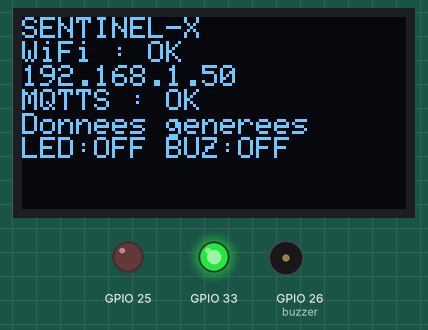
Recording of a program running on a simulated ESP32. On the bench: 128×64 one-colour display, output pins drawn as LEDs (lit = HIGH), buzzer (waves = sounding, pin HIGH). WiFi joins after 1.5 s; servers stay silent unless stated; the local clock reads 2024-03-15 10:24:30 at power-on unless the program sets it; random numbers use the default seed unless the program sets one; no MQTT or app messages arrive unless stated; what the program prints to the serial monitor is not drawn.

Above: at 1.7 s.
Timing chart, 0 to 3.2 s (numbered marks = the images above):
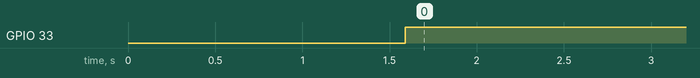

The program:

main.cpp
```cpp
#include <Arduino.h>
#include <WiFi.h>
#include <WiFiClientSecure.h>
#include <PubSubClient.h>
#include <esp_system.h>

#include "ca_cert.h"
#include "mqtt_secrets.h"
#include <time.h>

// ======================================================
// Wi-Fi
// ======================================================

const char* WIFI_SSID = "Wokwi-GUEST";
const char* WIFI_PASSWORD = "";

// ======================================================
// MQTT sécurisé
// ======================================================

const char* MQTT_SERVER = "host.wokwi.internal";
const int MQTT_PORT = 8883;
const char* MQTT_TOPIC = "sentinel/sensors";

WiFiClientSecure espClient;
PubSubClient mqttClient(espClient);

// false : lecture des capteurs du circuit Wokwi en continu.
// true : ancien generateur de 500 mesures conserve pour l'analyse.
const bool USE_GENERATED_DATA = true;
#include "device_io.h"

// ======================================================
// Configuration de la génération
// ======================================================

// Nombre total de lignes
const int MAX_SAMPLES = 500;

// Une nouvelle mesure toutes les 200 ms
const unsigned long PUBLISH_INTERVAL = 200;

// ======================================================
// Plages absolues
// ======================================================

// Température : 20 à 45 °C
const float TEMP_MIN = 20.0;
const float TEMP_MAX = 45.0;

// Humidité : 30 à 70 %
const float HUM_MIN = 30.0;
const float HUM_MAX = 70.0;

// Gaz brut : 500 à 4000
const int GAS_MIN = 500;
const int GAS_MAX = 4000;

// ======================================================
// Variations maximales entre deux mesures
// ======================================================

// Température : maximum +/- 1.2 °C
const float TEMP_DELTA_MAX = 1.2;

// Humidité : maximum +/- 2 %
const float HUM_DELTA_MAX = 2.0;

// Gaz : maximum +/- 250
const int GAS_DELTA_MAX = 250;

// ======================================================
// Structure d'une mesure
// ======================================================

struct Measurement {
  float temperature;
  float humidity;
  int gasRaw;
  bool presence;
};

// ======================================================
// Variables du générateur
// ======================================================

Measurement currentMeasurement;
Measurement previousMeasurement;

bool firstMeasurement = true;

// Cibles temporaires
float targetTemperature;
float targetHumidity;
int targetGas;

// Nombre de mesures pendant lesquelles
// une direction est conservée
int temperatureTargetRemaining = 0;
int humidityTargetRemaining = 0;
int gasTargetRemaining = 0;

// Gestion des événements de présence
int presenceRemaining = 0;

// Nombre de lignes générées
int sampleCount = 0;

// Fin de génération
bool generationFinished = false;

// ======================================================
// Génération d'un float aléatoire
// ======================================================

float randomFloat(float minimum, float maximum) {

  float value =
      (float)random(0, 10001) / 10000.0;

  return minimum +
         value * (maximum - minimum);
}

// ======================================================
// Limiter un float à une plage
// ======================================================

float clampFloat(
    float value,
    float minimum,
    float maximum
) {

  if (value < minimum) {
    return minimum;
  }

  if (value > maximum) {
    return maximum;
  }

  return value;
}

// ======================================================
// Limiter un entier à une plage
// ======================================================

int clampInt(
    int value,
    int minimum,
    int maximum
) {

  if (value < minimum) {
    return minimum;
  }

  if (value > maximum) {
    return maximum;
  }

  return value;
}

// ======================================================
// Déplacer progressivement un float vers une cible
// ======================================================

float moveFloatToward(
    float current,
    float target,
    float maxStep
) {

  float difference =
      target - current;

  // Cible pratiquement atteinte
  if (abs(difference) < 0.05) {
    return target;
  }

  // Petite variation aléatoire
  float step =
      randomFloat(
          0.05,
          maxStep
      );

  // Éviter de dépasser la cible
  if (abs(difference) < step) {
    step = abs(difference);
  }

  if (difference > 0) {
    return current + step;
  }

  return current - step;
}

// ======================================================
// Déplacer progressivement un entier vers une cible
// ======================================================

int moveIntToward(
    int current,
    int target,
    int maxStep
) {

  int difference =
      target - current;

  if (difference == 0) {
    return current;
  }

  // Variation entre 10 et 250 maximum
  int step =
      random(
          10,
          maxStep + 1
      );

  if (abs(difference) < step) {
    step = abs(difference);
  }

  if (difference > 0) {
    return current + step;
  }

  return current - step;
}

// ======================================================
// Choisir une nouvelle cible température
// ======================================================

void chooseTemperatureTarget() {

  targetTemperature =
      randomFloat(
          TEMP_MIN,
          TEMP_MAX
      );

  // Une tendance reste active
  // pendant 4 à 8 mesures maximum
  temperatureTargetRemaining =
      random(4, 9);
}

// ======================================================
// Choisir une nouvelle cible humidité
// ======================================================

void chooseHumidityTarget() {

  targetHumidity =
      randomFloat(
          HUM_MIN,
          HUM_MAX
      );

  humidityTargetRemaining =
      random(4, 9);
}

// ======================================================
// Choisir une nouvelle cible gaz
// ======================================================

void chooseGasTarget() {

  targetGas =
      random(
          GAS_MIN,
          GAS_MAX + 1
      );

  gasTargetRemaining =
      random(4, 9);
}

// ======================================================
// Initialisation du générateur
// ======================================================

void initializeGenerator() {

  // Première température aléatoire
  currentMeasurement.temperature =
      randomFloat(
          TEMP_MIN,
          TEMP_MAX
      );

  // Première humidité aléatoire
  currentMeasurement.humidity =
      randomFloat(
          HUM_MIN,
          HUM_MAX
      );

  // Première valeur gaz aléatoire
  currentMeasurement.gasRaw =
      random(
          GAS_MIN,
          GAS_MAX + 1
      );

  // On commence sans présence
  currentMeasurement.presence =
      false;

  // Premières cibles
  chooseTemperatureTarget();
  chooseHumidityTarget();
  chooseGasTarget();

  previousMeasurement =
      currentMeasurement;
}

// ======================================================
// Mise à jour température
// ======================================================

void updateTemperature() {

  // Vérifier si la cible est atteinte
  bool targetReached =
      abs(
          currentMeasurement.temperature -
          targetTemperature
      ) < 0.05;

  // Nouvelle cible immédiatement
  // si l'ancienne est atteinte
  if (
      temperatureTargetRemaining <= 0 ||
      targetReached
  ) {

    chooseTemperatureTarget();
  }

  currentMeasurement.temperature =
      moveFloatToward(
          currentMeasurement.temperature,
          targetTemperature,
          TEMP_DELTA_MAX
      );

  currentMeasurement.temperature =
      clampFloat(
          currentMeasurement.temperature,
          TEMP_MIN,
          TEMP_MAX
      );

  temperatureTargetRemaining--;
}

// ======================================================
// Mise à jour humidité
// ======================================================

void updateHumidity() {

  bool targetReached =
      abs(
          currentMeasurement.humidity -
          targetHumidity
      ) < 0.05;

  if (
      humidityTargetRemaining <= 0 ||
      targetReached
  ) {

    chooseHumidityTarget();
  }

  currentMeasurement.humidity =
      moveFloatToward(
          currentMeasurement.humidity,
          targetHumidity,
          HUM_DELTA_MAX
      );

  currentMeasurement.humidity =
      clampFloat(
          currentMeasurement.humidity,
          HUM_MIN,
          HUM_MAX
      );

  humidityTargetRemaining--;
}

// ======================================================
// Mise à jour gaz
// ======================================================

void updateGas() {

  bool targetReached =
      currentMeasurement.gasRaw ==
      targetGas;

  if (
      gasTargetRemaining <= 0 ||
      targetReached
  ) {

    chooseGasTarget();
  }

  currentMeasurement.gasRaw =
      moveIntToward(
          currentMeasurement.gasRaw,
          targetGas,
          GAS_DELTA_MAX
      );

  currentMeasurement.gasRaw =
      clampInt(
          currentMeasurement.gasRaw,
          GAS_MIN,
          GAS_MAX
      );

  gasTargetRemaining--;
}

// ======================================================
// Mise à jour présence
// ======================================================

void updatePresence() {

  // Une présence est déjà active
  if (presenceRemaining > 0) {

    currentMeasurement.presence =
        true;

    presenceRemaining--;

    return;
  }

  // Sinon aucune présence
  currentMeasurement.presence =
      false;

  // 10 % de chance qu'un nouvel événement
  // de présence commence
  int chance =
      random(0, 100);

  if (chance < 10) {

    // Présence pendant 3 à 8 mesures
    presenceRemaining =
        random(3, 9);

    currentMeasurement.presence =
        true;

    // La mesure actuelle compte déjà
    presenceRemaining--;
  }
}

// ======================================================
// Générer la prochaine mesure
// ======================================================

void generateNextMeasurement() {

  updateTemperature();
  updateHumidity();
  updateGas();
  updatePresence();
}

// ======================================================
// Reconnexion MQTT
// ======================================================

void reconnectMQTT() {

  while (!mqttClient.connected()) {

    Serial.println(
        "Tentative de connexion MQTTS..."
    );

    if (mqttClient.connect(
            "sentinel-esp32",
            MQTT_USER,
            MQTT_PASSWORD
        )) {
      Serial.println("MQTTS connecté !");
      mqttClient.subscribe(COMMAND_TOPIC, 1);
      publishDeviceState();

    } else {

      Serial.print(
          "Échec MQTTS, code : "
      );

      Serial.println(
          mqttClient.state()
      );

      Serial.println(
          "Nouvelle tentative dans 2 secondes..."
      );

      delay(2000);
    }
  }
}

// ======================================================
// Création et publication du JSON
// ======================================================

void publishMeasurement() {

  float deltaTemperature = 0.0;
  float deltaHumidity = 0.0;
  int deltaGas = 0;
  int presenceChange = 0;

  // ------------------------------------------------------
  // Calcul des variations
  // ------------------------------------------------------

  if (!firstMeasurement) {

    deltaTemperature =
        currentMeasurement.temperature -
        previousMeasurement.temperature;

    deltaHumidity =
        currentMeasurement.humidity -
        previousMeasurement.humidity;

    deltaGas =
        currentMeasurement.gasRaw -
        previousMeasurement.gasRaw;

    if (
        currentMeasurement.presence !=
        previousMeasurement.presence
    ) {

      presenceChange = 1;
    }
  }

  // IMPORTANT :
  // on prépare le prochain numéro,
  // mais on ne valide pas encore sampleCount.
  int nextSample =
      sampleCount + 1;

  // ------------------------------------------------------
  // Construction du JSON
  // ------------------------------------------------------

  String json = "{";

  json += "\"sample\":";
  json += String(nextSample);

  json += ",\"temperature\":";
  json += String(
      currentMeasurement.temperature,
      2
  );

  json += ",\"humidity\":";
  json += String(
      currentMeasurement.humidity,
      2
  );

  json += ",\"gas_raw\":";
  json += String(
      currentMeasurement.gasRaw
  );

  json += ",\"presence\":";

  if (currentMeasurement.presence) {

    json += "true";

  } else {

    json += "false";
  }

  json += ",\"delta_temp\":";
  json += String(
      deltaTemperature,
      2
  );

  json += ",\"delta_humidity\":";
  json += String(
      deltaHumidity,
      2
  );

  json += ",\"delta_gas\":";
  json += String(
      deltaGas
  );

  json += ",\"presence_change\":";
  json += String(
      presenceChange
  );

  json += ",\"data_mode\":\"";
  json += USE_GENERATED_DATA ? "generated" : "sensors";
  json += "\"}";

  // ------------------------------------------------------
  // Publication MQTT robuste
  // ------------------------------------------------------

  bool published = false;

  while (!published) {

    // Vérifier la connexion avant chaque tentative
    if (!mqttClient.connected()) {

      Serial.println(
          "Connexion MQTTS perdue !"
      );

      reconnectMQTT();
    }

    // Tentative d'envoi
    published =
        mqttClient.publish(
            MQTT_TOPIC,
            json.c_str()
        );

    // Si la publication a échoué,
    // on garde EXACTEMENT le même JSON
    if (!published) {

      Serial.print(
          "Échec envoi sample "
      );

      Serial.println(
          nextSample
      );

      Serial.println(
          "Nouvelle tentative..."
      );

      delay(500);
    }
  }

  // ------------------------------------------------------
  // L'envoi a réussi
  // ------------------------------------------------------

  sampleCount =
      nextSample;

  Serial.println(json);

  // Seulement maintenant,
  // la mesure actuelle devient la précédente
  previousMeasurement =
      currentMeasurement;

  firstMeasurement =
      false;

  // ------------------------------------------------------
  // Fin après 500 mesures envoyées
  // ------------------------------------------------------

  if (USE_GENERATED_DATA && sampleCount >= MAX_SAMPLES) {

    generationFinished =
        true;

    Serial.println();

    Serial.println(
        "=============================="
    );

    Serial.println(
        "500 mesures envoyées."
    );

    Serial.println(
        "Génération terminée."
    );

    Serial.println(
        "=============================="
    );
  }
}

// ======================================================
// SETUP
// ======================================================

void setup() {

  Serial.begin(115200);
  initializeDeviceIO();

  // Initialisation du hasard
  randomSeed(
      esp_random()
  );

  // ====================================================
  // Wi-Fi
  // ====================================================

  Serial.println(
      "Connexion au Wi-Fi..."
  );

  WiFi.begin(
      WIFI_SSID,
      WIFI_PASSWORD,
      6
  );

  while (
      WiFi.status() != WL_CONNECTED
  ) {

    delay(500);
    Serial.print(".");
  }

  Serial.println();
  Serial.println("Wi-Fi connecté !");

  configTime(0, 0, "pool.ntp.org", "time.nist.gov");

  struct tm timeinfo;
  while (!getLocalTime(&timeinfo, 10000)) {
    Serial.println("En attente de l'heure...");
  }

  Serial.println("Heure synchronisée.");

  Serial.print(
      "Adresse IP : "
  );

  Serial.println(
      WiFi.localIP()
  );

  // ====================================================
  // TLS
  // ====================================================

  espClient.setCACert(
      CA_CERT
  );

  // ====================================================
  // MQTT
  // ====================================================

  mqttClient.setServer(
      MQTT_SERVER,
      MQTT_PORT
  );

  // Taille suffisante pour le JSON
  mqttClient.setBufferSize(
      512
  );

  mqttClient.setCallback(commandCallback);
  reconnectMQTT();

  // ====================================================
  // Générateur
  // ====================================================

  initializeGenerator();

  Serial.println();

  Serial.println(USE_GENERATED_DATA
      ? "Generation de 500 mesures synthetiques."
      : "Lecture continue des capteurs du circuit Wokwi.");

  Serial.println(USE_GENERATED_DATA
      ? "Une mesure generee toutes les 200 ms."
      : "Une lecture des capteurs toutes les 2 secondes.");

  Serial.println();
}

// ======================================================
// LOOP
// ======================================================

void loop() {
  serviceDeviceIO();
  if (!mqttClient.connected()) reconnectMQTT();
  mqttClient.loop();

  if (!USE_GENERATED_DATA) {
    // Le DHT22 doit etre lu a une cadence de deux secondes.
    static unsigned long lastRead = 0;
    if (millis() - lastRead >= 2000) {
      lastRead = millis();
      TempAndHumidity values = dht.getTempAndHumidity();
      if (!isnan(values.temperature) && !isnan(values.humidity)) {
        currentMeasurement.temperature = values.temperature;
        currentMeasurement.humidity = values.humidity;
        currentMeasurement.gasRaw = analogRead(GAS_PIN);
        currentMeasurement.presence = digitalRead(PIR_PIN) == HIGH;
        publishMeasurement();
      } else {
        Serial.println("Lecture DHT22 invalide ; nouvelle tentative dans 2 s.");
      }
    }
    delay(5);
    return;
  }

  if (generationFinished) {
    waitWithIO(100);
    return;
  }
  if (!firstMeasurement) generateNextMeasurement();
  publishMeasurement();
  waitWithIO(PUBLISH_INTERVAL);
}
```

mqtt_secrets.example.h
```cpp
#pragma once
// Copier en mqtt_secrets.h (ignoré par Git) et remplacer le mot de passe.
const char* MQTT_USER = "esp32";
const char* MQTT_PASSWORD = "REMPLACER_PAR_LE_MOT_DE_PASSE_LOCAL";
```

Source omitted: ca_cert.h (1212 bytes), device_io.h (4587 bytes)

Measured:
- by itself, GPIO 33: LOW → HIGH at 1.6 s
